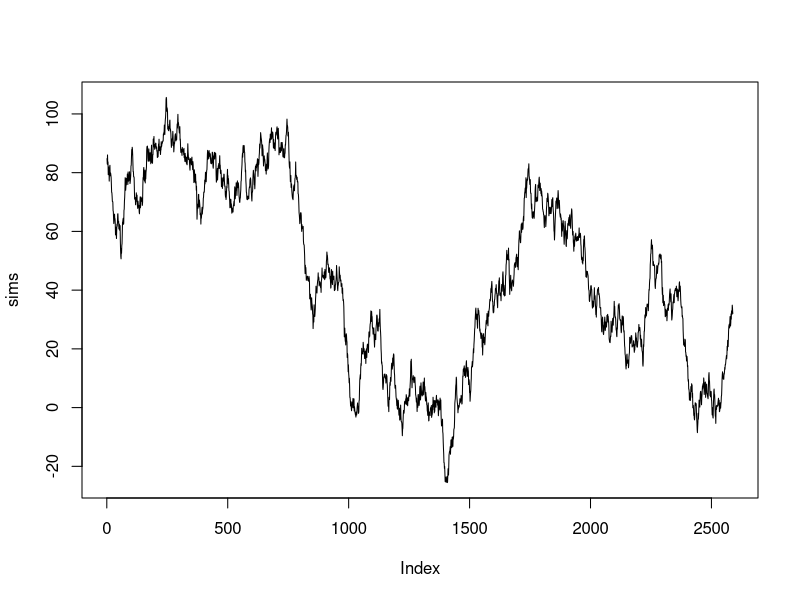

Here is the R script that generated this plot:
## ---- chunk 1

library("ggplot2")
library("dplyr")
library("readxl")
#library("pracma")
#library("somebm")

oil_data <- read_xls("oil_complete.xls") #2589 rows

## ---- chunk 2

po_return <- function(T, la, mu, init, j_mu, j_var, i_mu, i_var) {
  
  jump_count <- rpois(1, T * la) # in T units, how many jumps will there be
  
  x <- runif(jump_count, 0, 1)
  case_when(x < 0.5 ~ -1, x > 0.5 ~ 1)
  
  jump_vals <- x*rnorm(jump_count, j_mu, j_var) # what will the value of the jumps be
  
  # determine time of poisson jumps
  
  units <- runif(jump_count, 1, 100)
  units <- round (T * units / sum(units), 0)
  if (sum(units) != T) units[length(units)] <- (units[length(units)] + T - sum(units))
  jump_times <- sample(units)
  
  final_data <- c()
  pjumps <- c()
  
  for (i in 1:length(jump_times)) {
    final_data <- c(final_data, rep(jump_vals[i], jump_times[i]))
    pjumps <- c(pjumps, rep(jump_vals[i], jump_times[i]))
    
  }
  
  for (j in 1:length(final_data)) {
    final_data[i] <- mu * i * final_data[i]
    
  }
  
  dis = cumsum(rnorm(length(final_data), i_mu, i_var))
  x1 = seq(1:length(dis))
  
  final_data <- final_data + dis + init
  
  return (final_data)
  
}

## ---- chunk 3

names(oil_data)[2] <- "fut_price"
names(oil_data)[3] <- "spot_price"
names(oil_data)[4] <- "fut_vol"
names(oil_data)[5] <- "spot_vol"

la_real <- 0.03592
T <- nrow(oil_data)
init <- 85.5

fut_jumps <- filter(oil_data, abs(fut_vol) > 0.05)
iday <- filter(oil_data, abs(fut_vol) < 0.05)

fj_vol <- abs(fut_jumps$fut_vol)
j_mu <- mean(fj_vol)
j_var <- var(fj_vol)

i_mu <- mean(iday$fut_price[2:nrow(iday)]-iday$fut_price[1:(nrow(iday)-1)])
i_var <- var(iday$fut_price[2:nrow(iday)]-iday$fut_price[1:(nrow(iday)-1)])

sims <- po_return(T, la_real, 0, init, j_mu, j_var, i_mu, i_var)

plot(sims, type = "l")

